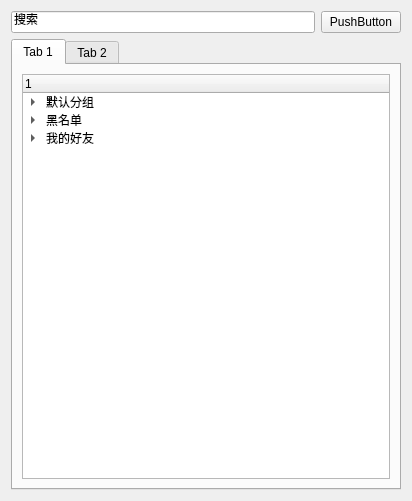
<?xml version="1.0" encoding="UTF-8"?>
<ui version="4.0">
 <class>FriendDlg</class>
 <widget class="QWidget" name="FriendDlg">
  <property name="geometry">
   <rect>
    <x>0</x>
    <y>0</y>
    <width>412</width>
    <height>501</height>
   </rect>
  </property>
  <property name="windowTitle">
   <string>Form</string>
  </property>
  <layout class="QGridLayout" name="gridLayout">
   <item row="0" column="0">
    <widget class="QLineEdit" name="lineEdit">
     <property name="text">
      <string>搜索</string>
     </property>
    </widget>
   </item>
   <item row="0" column="1">
    <widget class="QPushButton" name="pushButton">
     <property name="text">
      <string>PushButton</string>
     </property>
    </widget>
   </item>
   <item row="1" column="0" colspan="2">
    <widget class="QTabWidget" name="tabWidget">
     <property name="currentIndex">
      <number>0</number>
     </property>
     <widget class="QWidget" name="tab">
      <attribute name="title">
       <string>Tab 1</string>
      </attribute>
      <layout class="QGridLayout" name="gridLayout_2">
       <item row="0" column="0">
        <widget class="QTreeWidget" name="treeWidget">
         <column>
          <property name="text">
           <string/>
          </property>
         </column>
         <item>
          <property name="text">
           <string>默认分组</string>
          </property>
          <item>
           <property name="text">
            <string>username</string>
           </property>
          </item>
         </item>
         <item>
          <property name="text">
           <string>黑名单</string>
          </property>
          <item>
           <property name="text">
            <string>新建子项目</string>
           </property>
          </item>
         </item>
         <item>
          <property name="text">
           <string>我的好友</string>
          </property>
          <item>
           <property name="text">
            <string/>
           </property>
          </item>
         </item>
        </widget>
       </item>
      </layout>
     </widget>
     <widget class="QWidget" name="tab_2">
      <attribute name="title">
       <string>Tab 2</string>
      </attribute>
     </widget>
    </widget>
   </item>
  </layout>
 </widget>
 <resources/>
 <connections/>
</ui>
